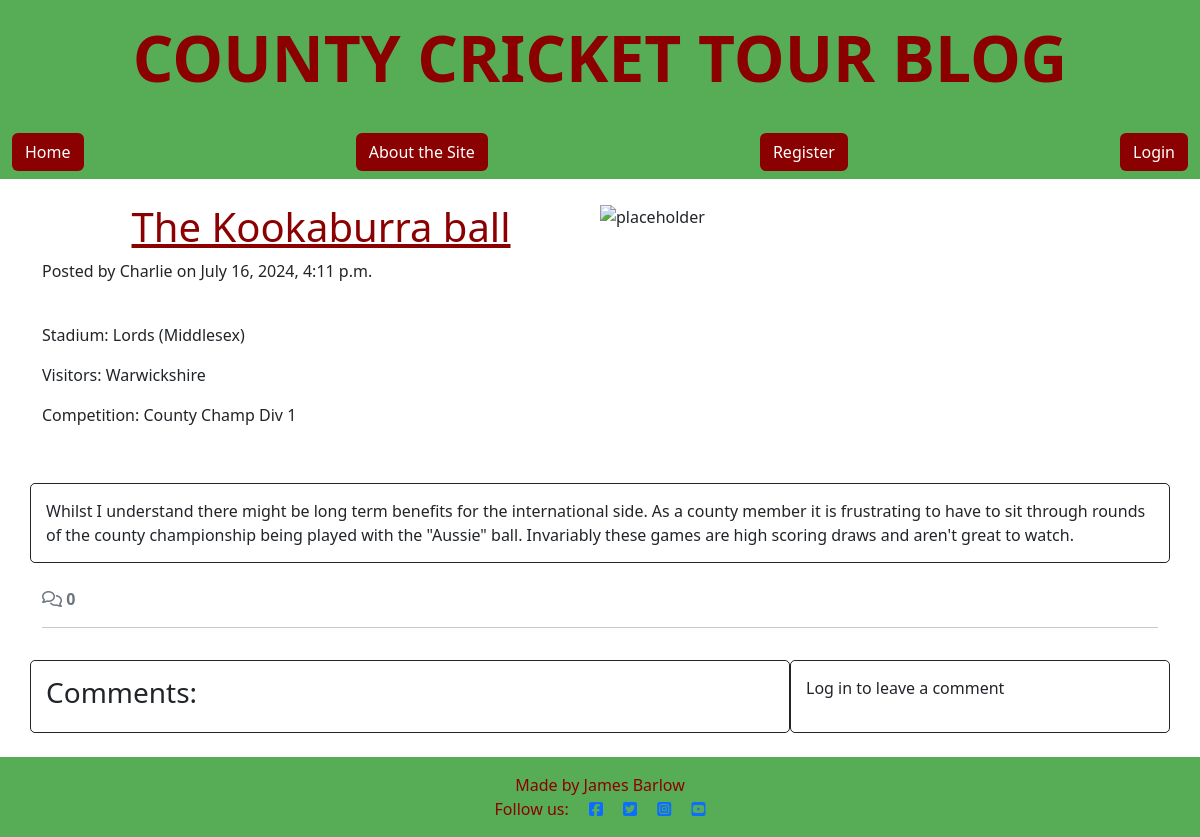
/the-kookaburra-ball/, run on the app's committed database.
### blog/models.py (models this page shows, shortened)
class Post(models.Model):
    title = models.CharField(max_length=200, unique=True)
    slug = AutoSlugField(populate_from='title', unique=True)
    author = models.ForeignKey(
        User, on_delete=models.CASCADE, related_name="blog_posts"
    )
    stadium = models.CharField(
        max_length=50,
        choices=STADIUM_CHOICES,
        default='Lords'
    )
    visitor = models.CharField(
        max_length=50,
        choices=VISITORS_CHOICES,
        default='Surrey'
    )
    competition = models.CharField(
        max_length=20,
        choices=COMPETITION_CHOICES,
        default='County Champ Div 1'
    )
    content = models.TextField()
    created_on = models.DateTimeField(auto_now_add=True)

### blog/views.py (the view, shortened to what this page needs)
# urls.py: path('<slug:slug>/', views.post_detail, name='post_detail'),
def post_detail(request, slug):
    queryset = Post.objects
    post = get_object_or_404(queryset, slug=slug)
    comments = post.comments.all().order_by("-added_on")
    comment_count = post.comments.count()
    comment_form = CommentForm()
    return render(
        request,
        "blog/post_detail.html",
        {
            "post": post,
            "comments": comments,
            "comment_count": comment_count,
            "comment_form": comment_form,
        }
    )

### blog/templates/blog/post_detail.html (shortened to what this page needs)
{% extends 'base.html' %} {% block content %}
{% load static %}
{% load crispy_forms_tags %}
<div>
    <div class="container mt-4">
        <div class="row g-0">
            <div class="col-md-6">
                <h1 class="page-title">{{ post.title }}</h1>
                <p>Posted by {{ post.author }} on {{ post.created_on }}</p>
                <br>
                <p>Stadium: {{post.stadium}}</p>
                <p>Visitors: {{post.visitor}}</p>
                <p>Competition: {{post.competition}}</p>
                <br>
            </div>
            <div class="d-none d-md-block col-md-6">
                <img src="{% static 'images/default_image.jpg' %}" width="100%" height="100%" class="scale" alt="placeholder">
            </div>
        </div>
    </div>
</div>
<div class="container">
    <div class="row">
        <div class="col card mb-4  mt-3 left  top">
            <div>
                <p class="card-text">
                    {{ post.content | safe }}
                </p>
            </div>
        </div>
    </div>
    <div class="row">
        <div class="col-12">
            <strong class="text-secondary">
                <i class="far fa-comments"></i> {{ comment_count }}
            </strong>
        </div>
        <div class="col-12">
            <hr>
        </div>
    </div>
    <div class="row">
        <div class="col-md-8 card mb-4 mt-3">
            <h3>Comments:</h3>
        </div>
        <div class="col-md-4 card mb-4 mt-3">
            <div>
                {% if user.is_authenticated %}
            <h3>Leave a comment:</h3>
            <p>Posting as: {{ user.username }}</p>
            <form id="commentForm" method="post" style="margin-top: 1.3em;">
                {{ comment_form | crispy }}
                {% csrf_token %}
                <button id="submitButton" type="submit" class="btn btn-success">Submit</button>
            </form>
          {% else %}
          <p>Log in to leave a comment</p>
          {% endif %}
        </div>
      </div>
    </div>
</div>
{% endblock content %}

### static/css/style.css (style rules this page uses)
.page-title { color: #8B0000; text-align: center; text-decoration: underline; }
.card { border: 1px solid; background-color: transparent; border-radius: 5px; padding: 15px; }

### data on the page
Post: title "The Kookaburra ball", author "Charlie", created_on "July 16, 2024, 4:11 p.m.", stadium "Lords (Middlesex)", visitor "Warwickshire", competition "County Champ Div 1", content "Whilst I understand there might be long term benefits for the international side. As a county member it is frustrating to have to sit through rounds of the county championship being played with the \"Aussie\" ball. Invariably these games are high scoring draws and aren't great to watch."

### other printed values
{{ comment_count }} "0"
